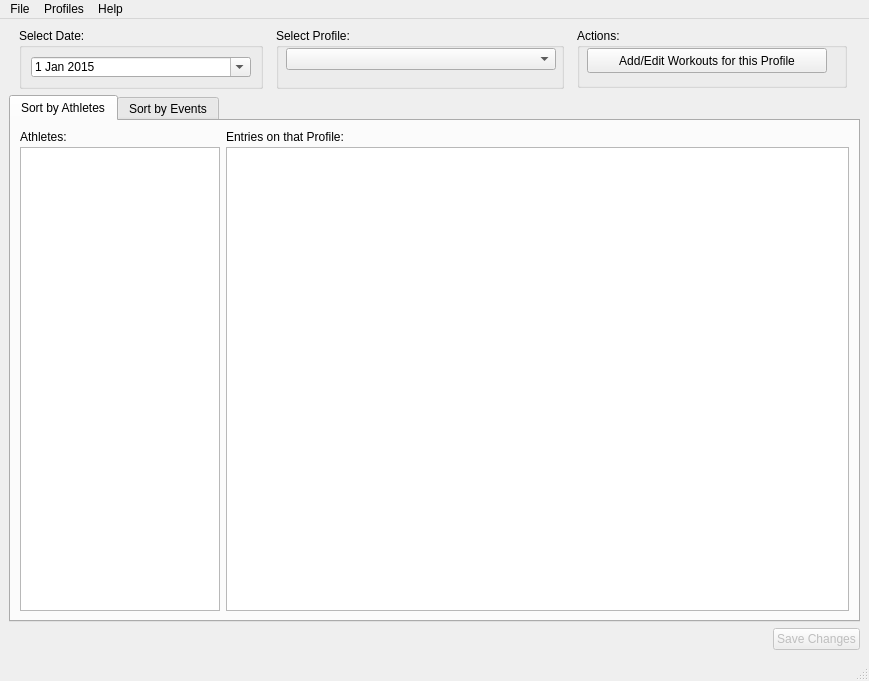
<?xml version="1.0" encoding="UTF-8"?>
<ui version="4.0">
 <class>MainWindow</class>
 <widget class="QMainWindow" name="MainWindow">
  <property name="geometry">
   <rect>
    <x>0</x>
    <y>0</y>
    <width>869</width>
    <height>681</height>
   </rect>
  </property>
  <property name="windowTitle">
   <string>Running Tracker</string>
  </property>
  <widget class="QWidget" name="centralwidget">
   <layout class="QVBoxLayout" name="verticalLayout">
    <item>
     <layout class="QHBoxLayout" name="DateAndProfileHorizontalLayout">
      <property name="spacing">
       <number>3</number>
      </property>
      <property name="sizeConstraint">
       <enum>QLayout::SetDefaultConstraint</enum>
      </property>
      <item>
       <widget class="QGroupBox" name="DateBox">
        <property name="sizePolicy">
         <sizepolicy hsizetype="Minimum" vsizetype="Minimum">
          <horstretch>0</horstretch>
          <verstretch>0</verstretch>
         </sizepolicy>
        </property>
        <property name="minimumSize">
         <size>
          <width>200</width>
          <height>40</height>
         </size>
        </property>
        <property name="maximumSize">
         <size>
          <width>16777215</width>
          <height>16777215</height>
         </size>
        </property>
        <property name="title">
         <string>Select Date:</string>
        </property>
        <layout class="QHBoxLayout" name="horizontalLayout">
         <property name="sizeConstraint">
          <enum>QLayout::SetMinAndMaxSize</enum>
         </property>
         <item>
          <widget class="QDateEdit" name="DateEdit">
           <property name="minimumSize">
            <size>
             <width>100</width>
             <height>20</height>
            </size>
           </property>
           <property name="maximumSize">
            <size>
             <width>220</width>
             <height>40</height>
            </size>
           </property>
           <property name="dateTime">
            <datetime>
             <hour>0</hour>
             <minute>0</minute>
             <second>0</second>
             <year>2015</year>
             <month>1</month>
             <day>1</day>
            </datetime>
           </property>
           <property name="calendarPopup">
            <bool>true</bool>
           </property>
          </widget>
         </item>
        </layout>
       </widget>
      </item>
      <item>
       <widget class="QGroupBox" name="SelectProfileGroupBox">
        <property name="sizePolicy">
         <sizepolicy hsizetype="Maximum" vsizetype="Minimum">
          <horstretch>0</horstretch>
          <verstretch>0</verstretch>
         </sizepolicy>
        </property>
        <property name="minimumSize">
         <size>
          <width>288</width>
          <height>50</height>
         </size>
        </property>
        <property name="maximumSize">
         <size>
          <width>16777215</width>
          <height>16777215</height>
         </size>
        </property>
        <property name="title">
         <string>Select Profile:</string>
        </property>
        <widget class="QComboBox" name="SelectProfileComboBox">
         <property name="geometry">
          <rect>
           <x>10</x>
           <y>20</y>
           <width>270</width>
           <height>22</height>
          </rect>
         </property>
         <property name="sizePolicy">
          <sizepolicy hsizetype="Minimum" vsizetype="Minimum">
           <horstretch>0</horstretch>
           <verstretch>0</verstretch>
          </sizepolicy>
         </property>
         <property name="minimumSize">
          <size>
           <width>240</width>
           <height>20</height>
          </size>
         </property>
         <property name="maximumSize">
          <size>
           <width>16777215</width>
           <height>16777215</height>
          </size>
         </property>
        </widget>
       </widget>
      </item>
      <item>
       <widget class="QGroupBox" name="ActionsGroupBox">
        <property name="minimumSize">
         <size>
          <width>270</width>
          <height>50</height>
         </size>
        </property>
        <property name="maximumSize">
         <size>
          <width>250</width>
          <height>60</height>
         </size>
        </property>
        <property name="title">
         <string>Actions:</string>
        </property>
        <widget class="QPushButton" name="WorkoutButton">
         <property name="geometry">
          <rect>
           <x>10</x>
           <y>20</y>
           <width>240</width>
           <height>25</height>
          </rect>
         </property>
         <property name="sizePolicy">
          <sizepolicy hsizetype="Minimum" vsizetype="Minimum">
           <horstretch>0</horstretch>
           <verstretch>0</verstretch>
          </sizepolicy>
         </property>
         <property name="minimumSize">
          <size>
           <width>200</width>
           <height>25</height>
          </size>
         </property>
         <property name="maximumSize">
          <size>
           <width>240</width>
           <height>25</height>
          </size>
         </property>
         <property name="text">
          <string>Add/Edit Workouts for this Profile</string>
         </property>
        </widget>
       </widget>
      </item>
     </layout>
    </item>
    <item>
     <layout class="QHBoxLayout" name="SelectedProfileAndEntriesHorizontal">
      <item>
       <widget class="QTabWidget" name="TimeViewTabs">
        <property name="enabled">
         <bool>true</bool>
        </property>
        <property name="sizePolicy">
         <sizepolicy hsizetype="MinimumExpanding" vsizetype="Expanding">
          <horstretch>0</horstretch>
          <verstretch>0</verstretch>
         </sizepolicy>
        </property>
        <property name="minimumSize">
         <size>
          <width>200</width>
          <height>0</height>
         </size>
        </property>
        <property name="tabPosition">
         <enum>QTabWidget::North</enum>
        </property>
        <property name="tabShape">
         <enum>QTabWidget::Rounded</enum>
        </property>
        <property name="currentIndex">
         <number>0</number>
        </property>
        <property name="tabBarAutoHide">
         <bool>false</bool>
        </property>
        <widget class="QWidget" name="AthleteTab">
         <property name="enabled">
          <bool>true</bool>
         </property>
         <attribute name="title">
          <string>Sort by Athletes</string>
         </attribute>
         <layout class="QHBoxLayout" name="horizontalLayout_4">
          <item>
           <layout class="QVBoxLayout" name="verticalLayout_2">
            <property name="spacing">
             <number>3</number>
            </property>
            <property name="sizeConstraint">
             <enum>QLayout::SetMaximumSize</enum>
            </property>
            <property name="rightMargin">
             <number>0</number>
            </property>
            <item>
             <widget class="QLabel" name="AthletesLabel">
              <property name="maximumSize">
               <size>
                <width>200</width>
                <height>16777207</height>
               </size>
              </property>
              <property name="text">
               <string>Athletes:</string>
              </property>
             </widget>
            </item>
            <item>
             <widget class="QListWidget" name="AthleteList">
              <property name="sizePolicy">
               <sizepolicy hsizetype="Ignored" vsizetype="MinimumExpanding">
                <horstretch>0</horstretch>
                <verstretch>0</verstretch>
               </sizepolicy>
              </property>
              <property name="minimumSize">
               <size>
                <width>200</width>
                <height>50</height>
               </size>
              </property>
              <property name="maximumSize">
               <size>
                <width>16777215</width>
                <height>16777215</height>
               </size>
              </property>
             </widget>
            </item>
           </layout>
          </item>
          <item>
           <layout class="QVBoxLayout" name="verticalLayout_3">
            <property name="spacing">
             <number>3</number>
            </property>
            <property name="sizeConstraint">
             <enum>QLayout::SetDefaultConstraint</enum>
            </property>
            <item>
             <widget class="QLabel" name="EntriesLabel">
              <property name="text">
               <string>Entries on that Profile:</string>
              </property>
             </widget>
            </item>
            <item>
             <widget class="QTableWidget" name="EntriesTable">
              <property name="sizePolicy">
               <sizepolicy hsizetype="MinimumExpanding" vsizetype="MinimumExpanding">
                <horstretch>0</horstretch>
                <verstretch>0</verstretch>
               </sizepolicy>
              </property>
              <property name="minimumSize">
               <size>
                <width>200</width>
                <height>0</height>
               </size>
              </property>
             </widget>
            </item>
           </layout>
          </item>
         </layout>
        </widget>
        <widget class="QWidget" name="EventTab">
         <attribute name="title">
          <string>Sort by Events</string>
         </attribute>
        </widget>
       </widget>
      </item>
     </layout>
    </item>
    <item>
     <layout class="QHBoxLayout" name="LowerButtonLayout">
      <item>
       <spacer name="horizontalSpacer">
        <property name="orientation">
         <enum>Qt::Horizontal</enum>
        </property>
        <property name="sizeHint" stdset="0">
         <size>
          <width>40</width>
          <height>20</height>
         </size>
        </property>
       </spacer>
      </item>
      <item>
       <widget class="QPushButton" name="SaveChangesButton">
        <property name="enabled">
         <bool>false</bool>
        </property>
        <property name="text">
         <string>Save Changes</string>
        </property>
        <property name="flat">
         <bool>false</bool>
        </property>
       </widget>
      </item>
     </layout>
    </item>
   </layout>
  </widget>
  <widget class="QMenuBar" name="Menubar">
   <property name="geometry">
    <rect>
     <x>0</x>
     <y>0</y>
     <width>869</width>
     <height>21</height>
    </rect>
   </property>
   <widget class="QMenu" name="menuFile">
    <property name="title">
     <string>File</string>
    </property>
   </widget>
   <widget class="QMenu" name="MenuProfiles">
    <property name="title">
     <string>Profiles</string>
    </property>
    <addaction name="ActionEdit_Profiles"/>
   </widget>
   <widget class="QMenu" name="menuHelp">
    <property name="title">
     <string>Help</string>
    </property>
   </widget>
   <addaction name="menuFile"/>
   <addaction name="MenuProfiles"/>
   <addaction name="menuHelp"/>
  </widget>
  <widget class="QStatusBar" name="statusbar"/>
  <action name="ActionEdit_Profiles">
   <property name="text">
    <string>Edit Profiles...</string>
   </property>
  </action>
 </widget>
 <resources/>
 <connections/>
</ui>
